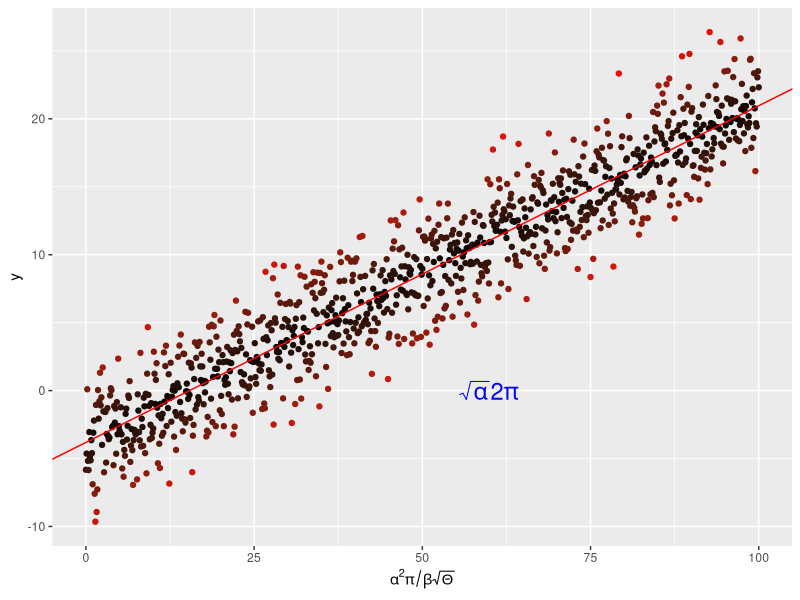

Write R code to recreate this figure.
library(ggplot2)

x <- seq(0, 100, by = 0.1)
y <- -4. + 0.25 * x +
  rnorm(length(x), mean = 0., sd = 2.5)

# and put them in a dataframe
my_data <- data.frame(x = x, y = y)

# perform a linear regression
my_lm <- summary(lm(y ~ x, data = my_data))

# plot the data
p <-  ggplot(my_data, aes(x = x, y = y,
                          colour = abs(my_lm$residual))
             ) +
  geom_point() +
  scale_colour_gradient(low = "black", high = "red") +
  theme(legend.position = "none") +
  scale_x_continuous(
    expression(alpha^2 * pi / beta * sqrt(Theta)))

# add the regression line
p <- p + geom_abline(
  intercept = my_lm$coefficients[1][1],
  slope = my_lm$coefficients[2][1],
  colour = "red")
# throw some math on the plot
p <- p + annotate("text", x = 60, y = 0,
                       label = "sqrt(alpha) * 2* pi", 
                       parse = TRUE, size = 6, 
                       colour = "blue")

suppressMessages(ggsave("../results/MyLinReg.pdf", plot = p))